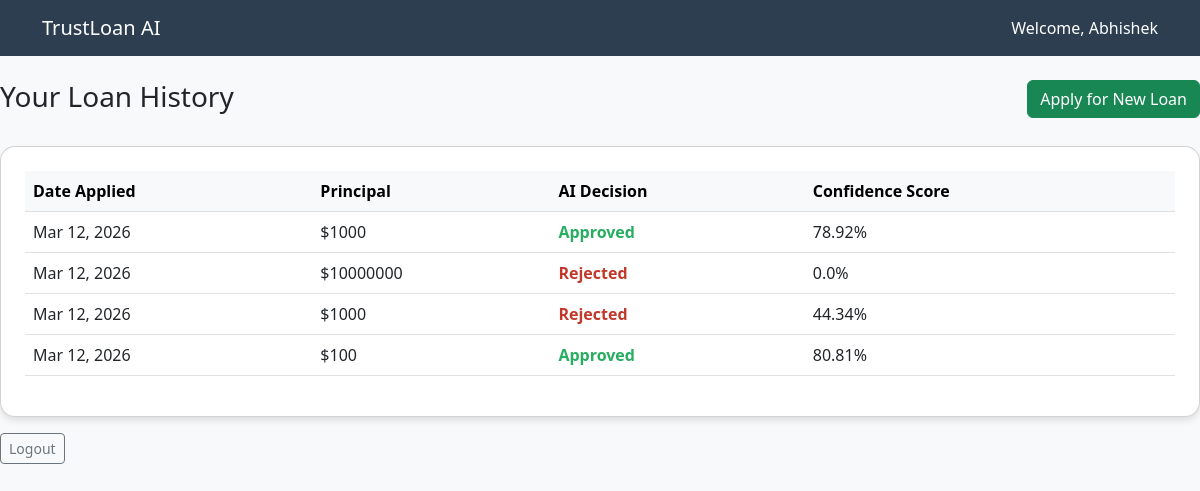
The app's page / (signed in) with its own data.
### loans/models.py (models this page shows, shortened)
class LoanApplication(models.Model):
    user = models.ForeignKey(User, on_delete=models.CASCADE)
    principal = models.IntegerField(default=1000)
    terms = models.IntegerField(help_text="Loan term in days")
    age = models.IntegerField()
    gender = models.CharField(max_length=10, choices=[('male', 'Male'), ('female', 'Female')])
    education = models.CharField(max_length=50, choices=[
        ('High School or Below', 'High School or Below'),
        ('Bachelor', 'Bachelor'),
        ('college', 'College'),
        ('Master or Above', 'Master or Above')
    ])
    applied_on = models.DateTimeField(auto_now_add=True)
    prediction_result = models.CharField(max_length=20, blank=True, null=True)
    probability_score = models.FloatField(blank=True, null=True)

### loans/views.py (the view)
# urls.py: path('', views.dashboard, name='dashboard'),
@login_required
def dashboard(request):
    user_loans = LoanApplication.objects.filter(
        user=request.user
    ).order_by('-applied_on')
    return render(request, 'loans/dashboard.html', {'loans': user_loans})

### loans/templates/loans/dashboard.html (shortened to what this page needs)
{% extends 'base.html' %}
{% block content %}
<div class="row mb-4">
    <div class="col-md-8">
        <h3>Your Loan History</h3>
    </div>
    <div class="col-md-4 text-end">
        <a href="{% url 'apply_loan' %}" class="btn btn-success" method="post">Apply for New Loan</a>
    </div>
</div>
<div class="card p-4">
    <table class="table table-hover">
        <thead class="table-light">
            <tr>
                <th>Date Applied</th>
                <th>Principal</th>
                <th>AI Decision</th>
                <th>Confidence Score</th>
            </tr>
        </thead>
        <tbody>
            {% for loan in loans %}
            <tr>
                <td>{{ loan.applied_on|date:"M d, Y" }}</td>
                <td>${{ loan.principal }}</td>
                <td>
                    <span class="{% if loan.prediction_result == 'Approved' %}status-approved{% else %}status-rejected{% endif %}">
                        {{ loan.prediction_result }}
                    </span>
                </td>
                <td>{{ loan.probability_score }}%</td>
            </tr>
            {% empty %}
            <tr><td colspan="4" class="text-center">No applications found. Start your first application above!</td></tr>
            {% endfor %}
        </tbody>
    </table>
</div>
<div class="mt-3">
    <form action="{% url 'logout' %}" method="post">
        <button type="submit" class="btn btn-sm btn-outline-secondary">Logout</button>
    </form>
</div>
{% endblock %}

### loans/templates/base.html (shortened to what this page needs)
<!DOCTYPE html>
<html lang="en">
<head>
    <link href="https://cdn.jsdelivr.net/npm/bootstrap@5.3.0/dist/css/bootstrap.min.css" rel="stylesheet">
</head>
<body>
    <nav class="navbar navbar-dark mb-4">
        <div class="container">
            <a class="navbar-brand" href="{% url 'dashboard' %}">TrustLoan AI</a>
            {% if user.is_authenticated %}
                <span class="navbar-text text-white">Welcome, {{ user.username }}</span>
            {% endif %}
        </div>
    </nav>
            {% block content %}
        {% endblock %}
</body>
</html>

### loans/templates/base.html (style rules this page uses)
body { background-color: #f8f9fa; }
.navbar { background-color: #2c3e50; }
.card { border-radius: 15px; box-shadow: 0 4px 6px rgba(0,0,0,0.1); }
.status-approved { color: #27ae60; font-weight: bold; }
.status-rejected { color: #c0392b; font-weight: bold; }

### records on screen
LoanApplication: applied_on "Mar 12, 2026", principal "1000", prediction_result "Approved", probability_score "78.92"
LoanApplication: applied_on "Mar 12, 2026", principal "10000000", prediction_result "Rejected", probability_score "0.0"
LoanApplication: applied_on "Mar 12, 2026", principal "1000", prediction_result "Rejected", probability_score "44.34"
LoanApplication: applied_on "Mar 12, 2026", principal "100", prediction_result "Approved", probability_score "80.81"

### other values on screen
{{ user.username }} "Abhishek"
